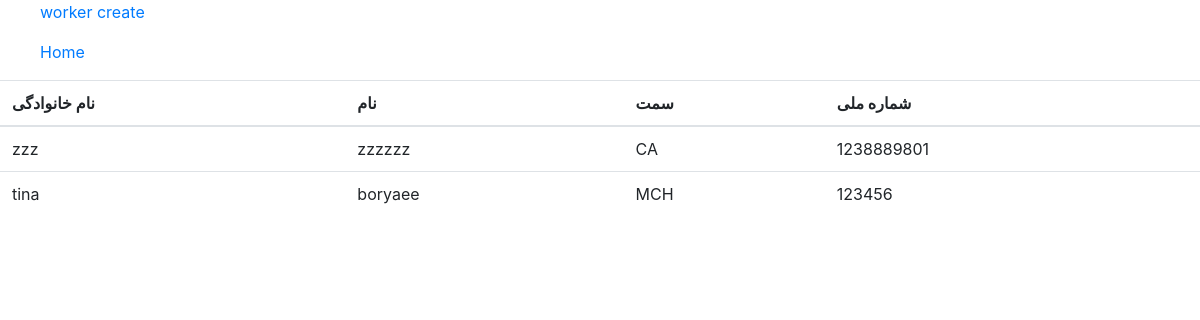
Before: /restaurant_ad/WorkerHome_detail (signed in) with the older database file.
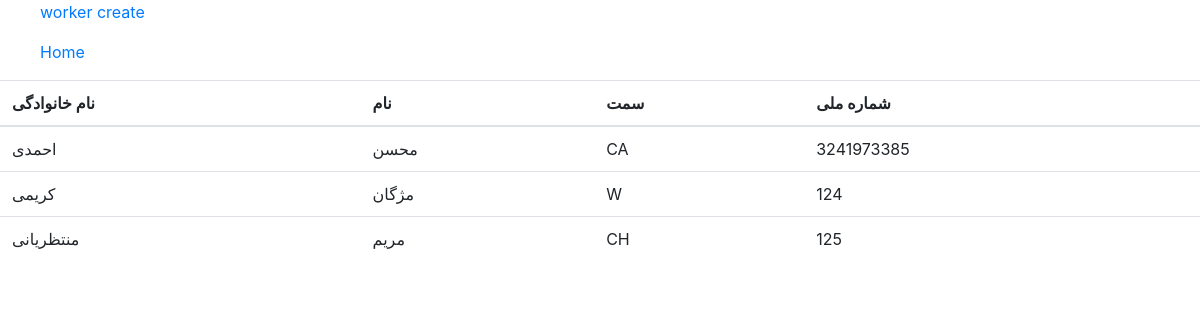
After: the same page with the newer database file.
### restaurant_admin/models.py (models this page shows, shortened)
class Worker(models.Model):
    positions = {'MCH': 'Master Chef',
                 'CH': 'Chef',
                 'W': 'Waitress',
                 'CA': 'Cashier'}
    name = models.CharField(max_length=100)
    f_name = models.CharField(max_length=100)
    position = models.CharField(positions, max_length=3)
    home_addr = models.CharField(max_length=1000)
    regex_phoneNumber = RegexValidator(regex=r"0(21|26|25|86|24|23|81|28|31|44|11|74|83|51|45|17|41|54|87|71|66|34"
                                             r"|56|13|77|76|61|38|58|35|84)[0-9]+")
    regex_mobileNumber = RegexValidator(regex=r"^(\+98|0)?9\d{9}",
                                        message="""your number isn't correct.
                                        true formats :
                                        1) +989999999999 2)09999999999""")
    national_code = models.CharField(unique = True, max_length = 10)
    phone_number = models.CharField(max_length=100, validators=[regex_phoneNumber])
    mobile_number = models.CharField(max_length=100, validators=[regex_mobileNumber])
    profile = models.ImageField(blank=False, null=False, upload_to =upload_location)
    published_date = models.DateField(default=timezone.now())

### restaurant_admin/views.py (the view, shortened to what this page needs)
# urls.py: path(r'WorkerHome_detail',views.WorkerHomeDetailView.as_view(), name='WorkerHome_detail'),
@method_decorator(login_required, name='dispatch')
class WorkerHomeDetailView(View):
    template_name = 'restaurant_admin/WorkerHomedetail.html'
    model = models.Worker
    fields='__all__'
    chosen_object=None
    update_form=None
    queryset= models.Worker.objects.all()
    def get(self,*args,**kwargs):
        self.queryset=self.model.objects.all()
        return render(self.request, 'restaurant_admin/WorkerHomedetail.html',context={'object_list':self.queryset,
                                                                                      'chosen_object': self.chosen_object,
                                                                                      'update_form': self.update_form})

### templates/restaurant_admin/WorkerHomedetail.html (shortened to what this page needs)
{% load staticfiles %}
<link rel="stylesheet" href="{% static 'Restaurant_admin/assets/bootstrap/css/bootstrap.min.css' %}">
<html lang="en">
<table class="table table-hover">
  <thead>
    <tr>
                            <th >نام خانوادگی</th>
                            <th >نام</th>
                            <th >سمت</th>
                            <th>شماره ملی</th>
                          </tr>
                      </thead>
<tbody>
                {% for worker in object_list %}
                  <tr>
                                <td >{{ worker.name }}</td>
                                <td >{{ worker.f_name }}</td>
                                <td >{{ worker.position }}</td>
                                <td >{{ worker.national_code }}</td>
                {% empty %}
                    <li>No Worker yet.</li>
</tr>
</tbody>
</table>
                {% endfor %}
    <ul><a href="{% url 'restaurant_admin:Worker_create' %}">worker create</a></ul>
    <ul><a href="{% url 'restaurant_admin:admin_home' %}">Home</a></ul>

Changed rows visible on the page:
removed Worker: name "zzz", f_name "zzzzzz", position "CA", national_code "1238889801"
removed Worker: name "tina", f_name "boryaee", position "MCH", national_code "123456"
added Worker: name "احمدی", f_name "محسن", position "CA", national_code "3241973385"
added Worker: name "کریمی", f_name "مژگان", position "W", national_code "124"
added Worker: name "منتظریانی", f_name "مریم", position "CH", national_code "125"
